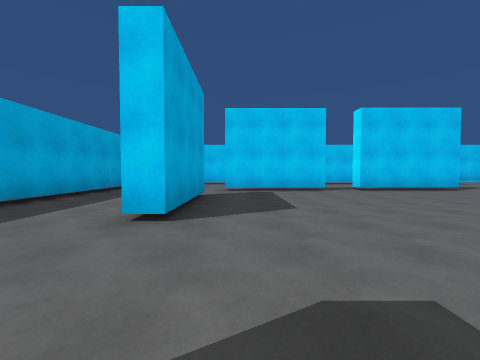
view 1 (above)

22 first-person views from a walk through a scene from a Unity 3-D project. The camera is 1.3 m above the floor, tilts 2° down and sees 90° across. The floor is counted in squares, 2 m on a side. Each view is taken from the middle of a square. On the plan, view 1 faces up. The plan holds only what a view shows up to about 9 squares ahead; the rest is blank. The place goes on beyond the plan. Some animated figures are not drawn. Surface patterns are stand-ins for the level's own textures.

view 2
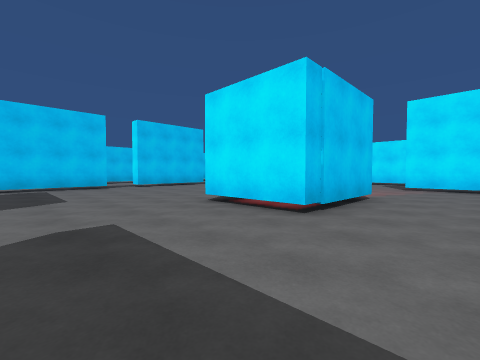

view 3
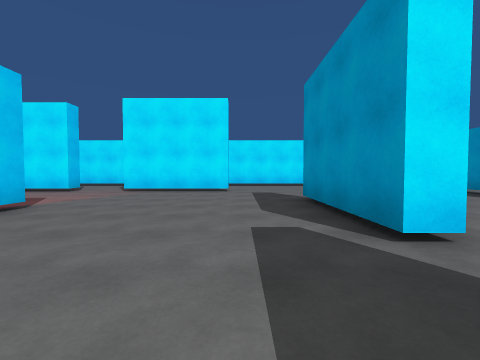

view 4
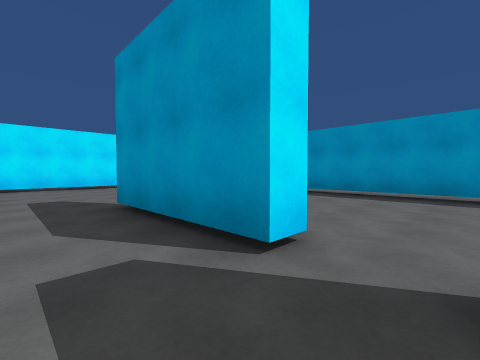

view 5
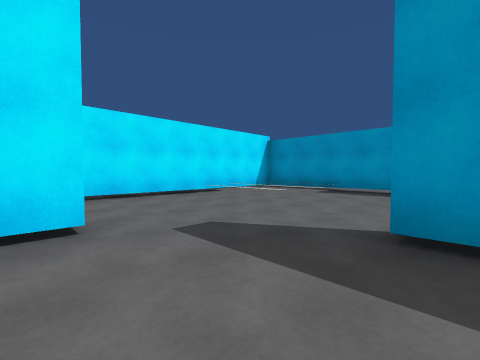

view 6
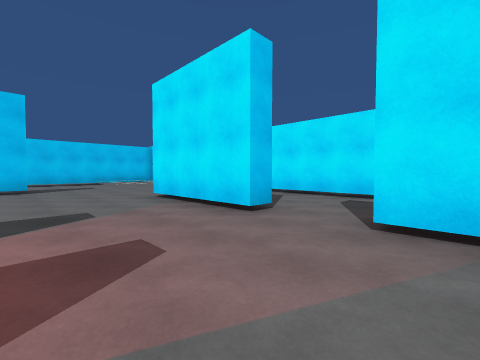

view 7
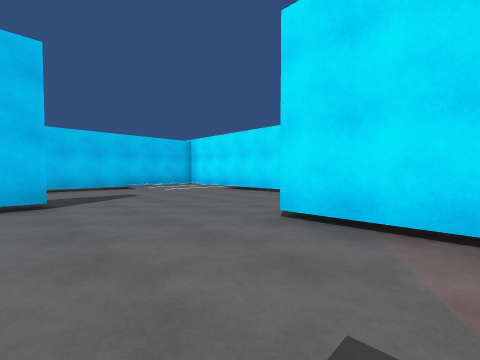

view 8
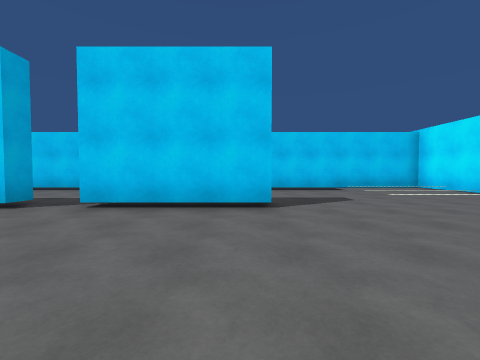

view 9
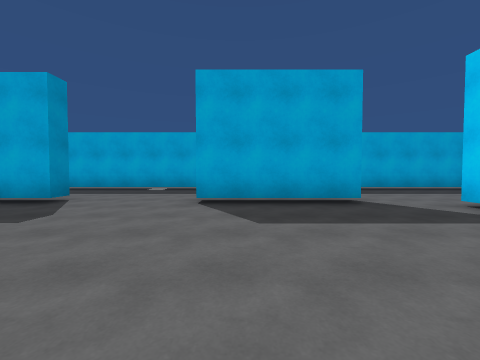

view 10
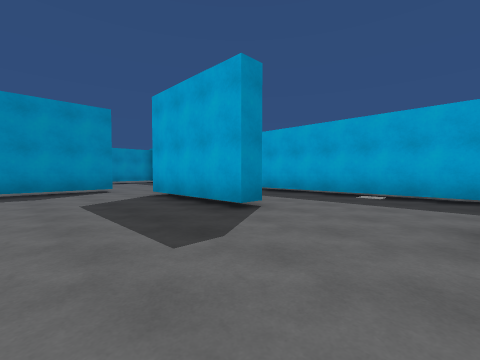

view 11
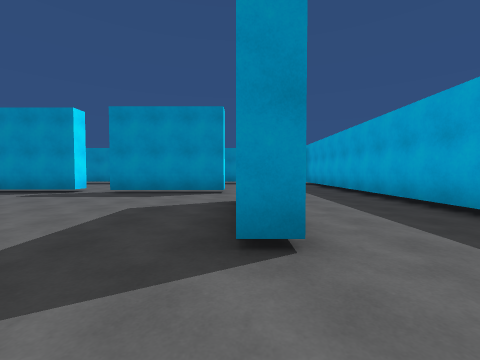

view 12
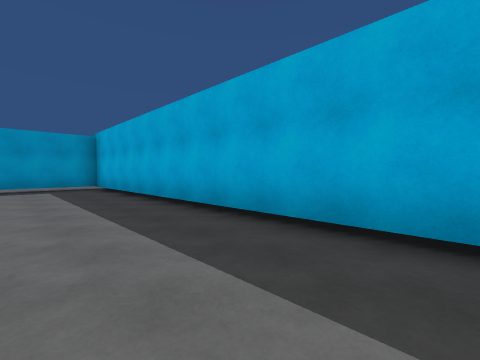

view 13
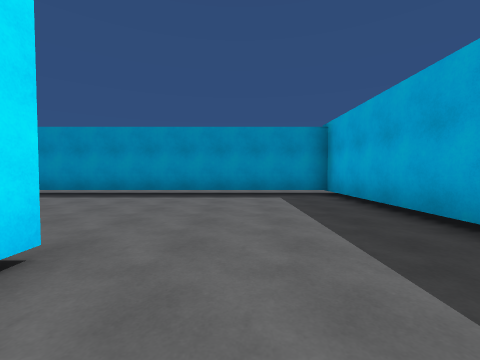

view 14
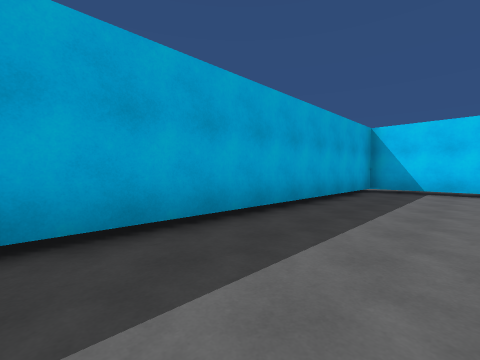

view 15
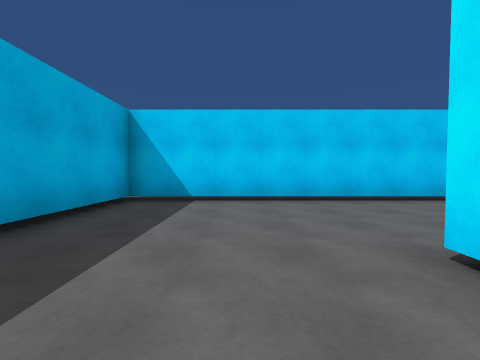

view 16
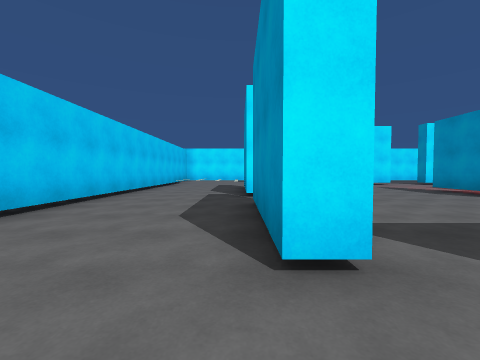

view 17
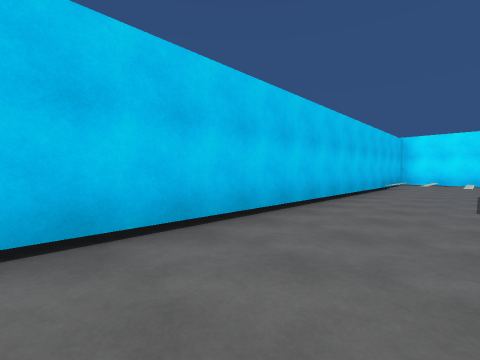

view 18
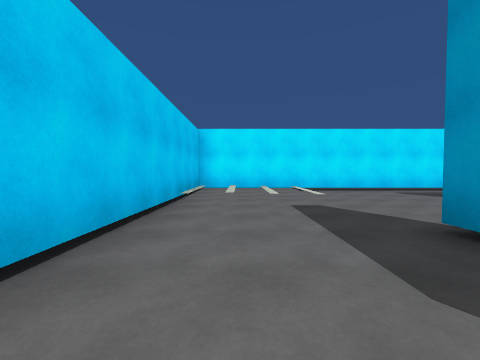

view 19
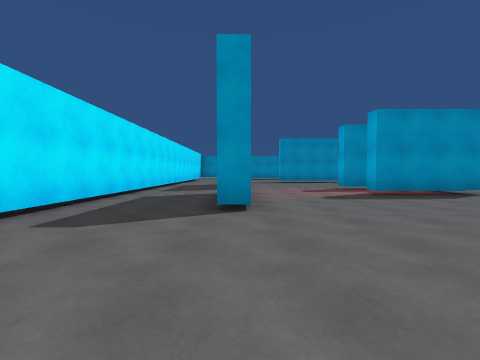

view 20
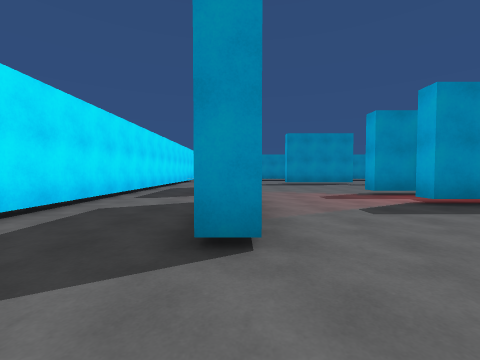

view 21
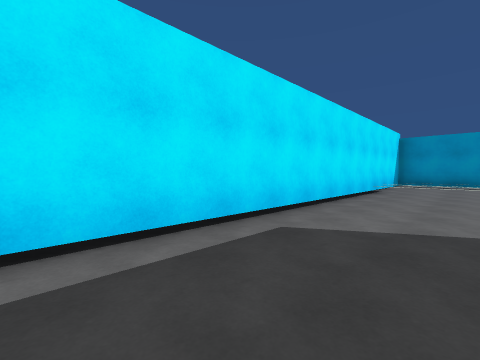

view 22
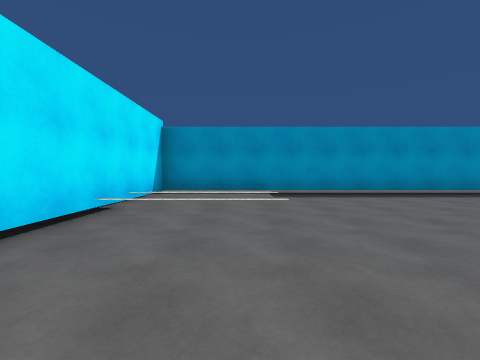

### Floor plan
Key: @ floor where view 1 was taken; # wall or solid block; . main floor; : floor 0.25 m higher than the main floor; / step, stairs or slope; T thing the floor can be seen under or through.
Columns run from 5 left of view 1 to 14 right of it. Each row starts with its distance up from view 1.
 13 ####################
 12 #...............//:#
 11 #...............///#
 10 #...............///#
  9 #....####.###...///#
  8 #..................#
  7 #..................#
  6 #...T..............#
  5 #...T..........#...#
  4 #...T..........#...#
  3 #..............#...#
  2 #........###...#...#
  1 #........#.........#
  0 #...#@...###.......#
 -1 #...#..........#...#
 -2 #...#..........#...#
 -3 #...#..........#...#
 -4 #..................#
 -5 #....TTT...........#
 -6 #.........###......#
 -7 #..........  ......#
 -8 #...............///#
 -9 #...............///#
-10 #...............///#
-11 ####################

Where each view was taken, in squares from view 1:
view 1: 0 up, 0 right, facing up
view 2: 2 down, 0 right, facing up-right
view 3: 4 down, 2 right, facing right
view 4: 4 down, 3 right, facing down-right
view 5: 3 down, 7 right, facing down-right
view 6: 1 down, 7 right, facing up-right
view 7: 3 up, 7 right, facing up-right
view 8: 4 up, 7 right, facing up
view 9: 4 up, 4 right, facing left
view 10: 3 up, 2 right, facing down-left
view 11: 2 up, 1 left, facing down
view 12: 1 down, 2 left, facing down-left
view 13: 4 down, 2 left, facing down
view 14: 4 up, 2 left, facing up-left
view 15: 7 up, 2 left, facing up
view 16: 9 up, 2 left, facing right
view 17: 10 up, 1 right, facing up-right
view 18: 11 up, 5 right, facing right
view 19: 9 up, 10 right, facing down
view 20: 7 up, 10 right, facing down
view 21: 0 up, 11 right, facing down-right
view 22: 4 down, 11 right, facing down
